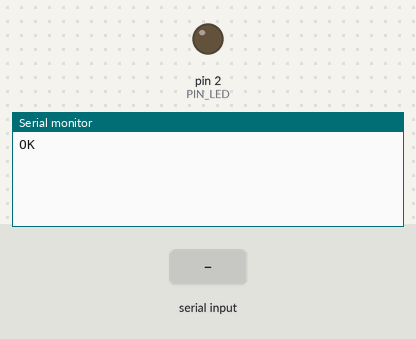
A sketch run on a simulated Arduino Uno, built with avr-gcc and run on an emulated ATmega328P. Shown: output pins drawn as LEDs (lit = HIGH), the last lines printed to the serial monitor. Inputs (shaded band) come from the test bench.

Above: at 1.2 s.
1.3 s: "a\n" received over the second serial link
At 2.0 s:
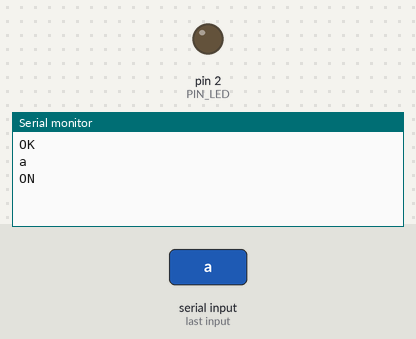
2.8 s: "s\n" received over the second serial link
At 3.1 s:
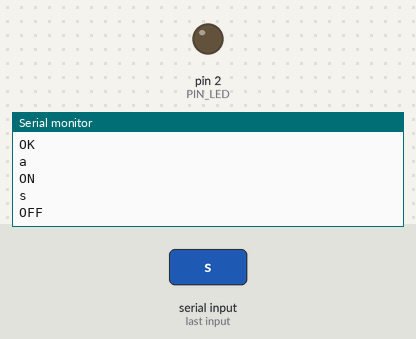
4.3 s: "1\n" received over the second serial link
At 5.2 s:
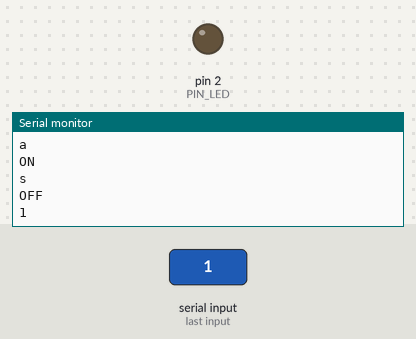

Measured:
- after the input at 1.3 s, the serial monitor: prints a new line at once (image 1)
- after the input at 2.8 s, the serial monitor: prints a new line at once (image 2)
- after the input at 4.3 s, the serial monitor: prints a new line at once (image 3)

The sketch:

BT_Accensione_LED.ino
```cpp
#include <SoftwareSerial.h>

// definisco i pin TX e RX per la seriale Bluetooth
#define RX_BT 7
#define TX_BT 8

#define PIN_LED 2 // definisce pin x LED

// Inizializza seriale software
SoftwareSerial SSerial(RX_BT, TX_BT);

void setup() {
  Serial.begin(9600);
  Serial.println("OK");
  SSerial.begin(9600);

  pinMode(PIN_LED, OUTPUT); // LED
}

String str = "";

void loop() {
  if (SSerial.available()) {  // in ascolto di dati provenienti da SS (BT).
    char ch = SSerial.read(); // se presenti carico in ch
    Serial.println(ch); // visualizzo i caratteri ricevuti
    // ignoro i caratteri \n e \r
    if ( (ch == '\n') || (ch == '\r')) { // se ricevo i caratteri \n o \r allora elaboro stringa con cmd() e azzero str
      cmd(str);
      str = "";
    } else {
      str += ch; // altrimenti aggiungo a str il carattere ricevuto
    }
  }
}

void cmd(String str) {
  char c = str.charAt(0);
  if (c == 'a') {
    Serial.println("ON");
    digitalWrite(13, HIGH);
  } else if (c == 's') {
    Serial.println("OFF");
    digitalWrite(13, LOW);
  }
}
```
